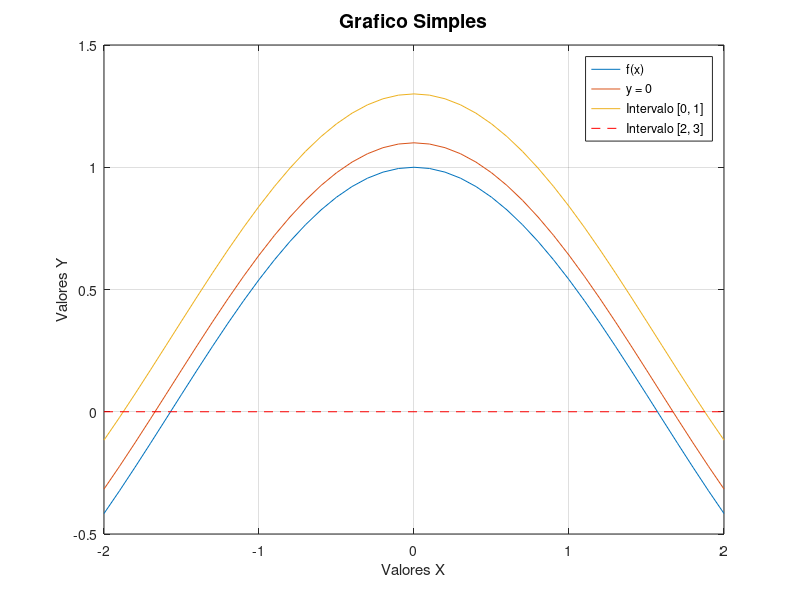

Write MATLAB code to recreate this figure.
% UC: 21180 - Computação Numérica
% Ano 2023/24 - AF1- UAb
% Aluno: 2100927 - Ivo Baptista

clc         % Limpa a tela do terminal
close all   % Fecha todos os gráficos abertos
clear all   % Limpa o espaço de trabalho

% Dados
x = (-2:.1:2)';
y1 = cos(x);
y2 = y1 + 0.1;
y3 = y1 + 0.3;

% Plote o gráfico
figure; % Cria uma nova figura
plot(x, [y1 y2 y3]);

hold on

% Adicione uma linha horizontal no gráfico para a raiz no intervalo [2, 3]
y_raiz2 = 0; % Valor da raiz no intervalo [2, 3]
line([-2, 2], [y_raiz2, y_raiz2], 'Color', 'r', 'LineStyle', '--')

% Adicione rótulos e título
xlabel('Valores X')
ylabel('Valores Y')

% Ajuste o título para melhor visibilidade
title('Grafico Simples', 'FontSize', 14, 'FontWeight', 'bold')

% Adicione legendas localizadas a SouthWest, NorthWest, NorthEast or SouthEast
legend('f(x)', 'y = 0', 'Intervalo [0, 1]', 'Intervalo [2, 3]', 'Location', 'NorthEast')

% Mostre a grade
grid on
